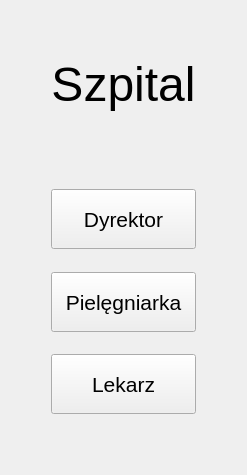
      <widget class="QWidget" name="mainMenu">
       <layout class="QGridLayout" name="gridLayout_2" columnstretch="4,10,4">
        <item row="0" column="1">
         <layout class="QVBoxLayout" name="verticalLayout_3" stretch="0,4,4,0,1,0,1,0,3">
          <item>
           <spacer name="verticalSpacer_10">
            <property name="orientation">
             <enum>Qt::Vertical</enum>
            </property>
            <property name="sizeHint" stdset="0">
             <size>
              <width>20</width>
              <height>40</height>
             </size>
            </property>
           </spacer>
          </item>
          <item>
           <widget class="QLabel" name="label_2">
            <property name="font">
             <font>
              <family>Arial</family>
              <pointsize>36</pointsize>
             </font>
            </property>
            <property name="layoutDirection">
             <enum>Qt::LeftToRight</enum>
            </property>
            <property name="frameShadow">
             <enum>QFrame::Plain</enum>
            </property>
            <property name="text">
             <string>Szpital</string>
            </property>
            <property name="alignment">
             <set>Qt::AlignCenter</set>
            </property>
           </widget>
          </item>
          <item>
           <spacer name="verticalSpacer_11">
            <property name="orientation">
             <enum>Qt::Vertical</enum>
            </property>
            <property name="sizeHint" stdset="0">
             <size>
              <width>20</width>
              <height>40</height>
             </size>
            </property>
           </spacer>
          </item>
          <item>
           <widget class="QPushButton" name="dyr_butt">
            <property name="enabled">
             <bool>true</bool>
            </property>
            <property name="sizePolicy">
             <sizepolicy hsizetype="Minimum" vsizetype="Fixed">
              <horstretch>0</horstretch>
              <verstretch>0</verstretch>
             </sizepolicy>
            </property>
            <property name="minimumSize">
             <size>
              <width>0</width>
              <height>60</height>
             </size>
            </property>
            <property name="font">
             <font>
              <family>Arial</family>
              <pointsize>16</pointsize>
             </font>
            </property>
            <property name="text">
             <string>Dyrektor</string>
            </property>
           </widget>
          </item>
          <item>
           <spacer name="verticalSpacer_7">
            <property name="orientation">
             <enum>Qt::Vertical</enum>
            </property>
            <property name="sizeHint" stdset="0">
             <size>
              <width>20</width>
              <height>40</height>
             </size>
            </property>
           </spacer>
          </item>
          <item>
           <widget class="QPushButton" name="piel_butt">
            <property name="minimumSize">
             <size>
              <width>0</width>
              <height>60</height>
             </size>
            </property>
            <property name="font">
             <font>
              <family>Arial</family>
              <pointsize>16</pointsize>
             </font>
            </property>
            <property name="text">
             <string>Pielęgniarka</string>
            </property>
           </widget>
          </item>
          <item>
           <spacer name="verticalSpacer_8">
            <property name="orientation">
             <enum>Qt::Vertical</enum>
            </property>
            <property name="sizeHint" stdset="0">
             <size>
              <width>20</width>
              <height>40</height>
             </size>
            </property>
           </spacer>
          </item>
          <item>
           <widget class="QPushButton" name="lek_butt">
            <property name="minimumSize">
             <size>
              <width>0</width>
              <height>60</height>
             </size>
            </property>
            <property name="font">
             <font>
              <family>Arial</family>
              <pointsize>16</pointsize>
             </font>
            </property>
            <property name="text">
             <string>Lekarz</string>
            </property>
           </widget>
          </item>
          <item>
           <spacer name="verticalSpacer_9">
            <property name="orientation">
             <enum>Qt::Vertical</enum>
            </property>
            <property name="sizeHint" stdset="0">
             <size>
              <width>20</width>
              <height>40</height>
             </size>
            </property>
           </spacer>
          </item>
         </layout>
        </item>
        <item row="0" column="0">
         <spacer name="horizontalSpacer_3">
          <property name="orientation">
           <enum>Qt::Horizontal</enum>
          </property>
          <property name="sizeHint" stdset="0">
           <size>
            <width>40</width>
            <height>20</height>
           </size>
          </property>
         </spacer>
        </item>
        <item row="0" column="2">
         <spacer name="horizontalSpacer_4">
          <property name="orientation">
           <enum>Qt::Horizontal</enum>
          </property>
          <property name="sizeHint" stdset="0">
           <size>
            <width>40</width>
            <height>20</height>
           </size>
          </property>
         </spacer>
        </item>
       </layout>
      </widget>
